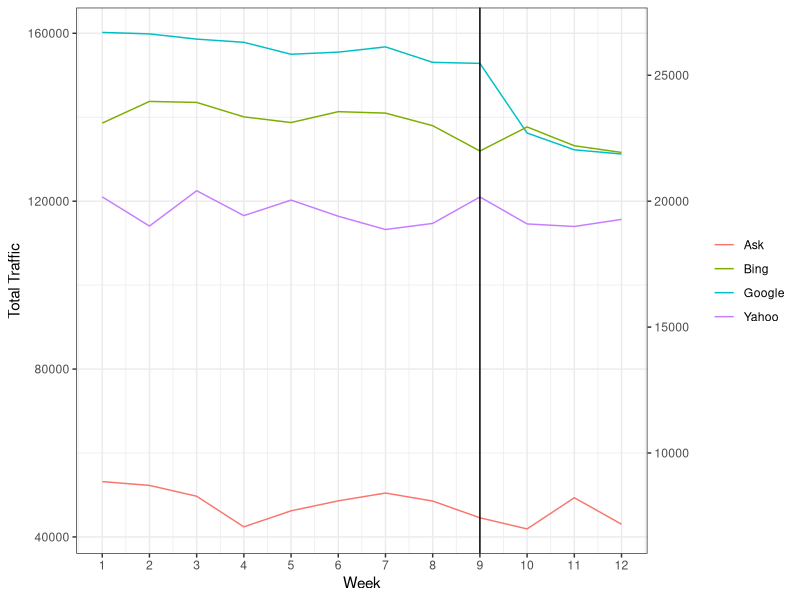

This chart was generated by the following R code:
## ---- chunk 1
knitr::opts_chunk$set(echo = TRUE)
## ---- chunk 2
library(dplyr)
library(plm)
library(pwr)
library(ggplot2)
## ---- chunk 3
data = read.csv('sponsored_ads.csv')
## ---- chunk 4

treatment_week = c(10,11,12)
data1 <- data %>% mutate(treatment=ifelse(search_engine=='goog',1,0),
         after=ifelse(week %in% treatment_week,1,0))

## ---- chunk 5
ROI = (21 * 0.12 * 100) - (100*0.6) / (100 * 0.6)
ROI
## ---- chunk 6
AdjROI =  (21 * 0.12 * 20) - (100*0.6) / (100 * 0.6)
AdjROI
## ---- chunk 7

# filter data for google
data_google<- data1 %>%
  filter(search_engine=="goog") 

l1 <- lm(log(tot_traffic) ~ after,data=data_google)
summary(l1)

## ---- chunk 8
temp1 =  data1 %>%  filter(search_engine %in%  c('bing')) %>% select(week,tot_traffic)
temp2=  data1 %>%  filter(search_engine %in%  c('yahoo')) %>% select(week,tot_traffic)
temp3 =  data1 %>%  filter(search_engine %in%  c('ask')) %>% select(week,tot_traffic)
ggplot(data1 %>% filter(search_engine == 'goog'),aes(x=week, y= tot_traffic, color = 'Google'))  +
  geom_line() +
  geom_line(aes(x=week, y= tot_traffic*6, color = 'Bing'),data = temp1) +
  geom_line(aes(x=week, y= tot_traffic*6, color = 'Yahoo'),data = temp2) +
  geom_line(aes(x=week, y= tot_traffic*6, color = 'Ask'),data = temp3) +
  geom_vline(xintercept = 9,type = '-')+
  xlim(1,12)+
  scale_y_continuous(sec.axis = sec_axis(~./6))+
  scale_x_continuous(breaks = seq(1, 12, by = 1))+
  labs(y="Total Traffic", x = "Week")+
  theme_bw()+
  theme(legend.title=element_blank())
## ---- chunk 9
did_dyn1 <- lm(tot_traffic ~ treatment + factor(week) + treatment * factor(week),data=data1)
summary(did_dyn1)
## ---- chunk 10
# test treatment effect using DiD, this is the real loss in clicks due to sponsored ads
did <- lm(tot_traffic ~ treatment + after + treatment * after, data=data1)
summary(did)
# Coefficients:
#   Estimate Std. Error t value Pr(>|t|)    
# (Intercept)      16992.2     1155.2  14.709  < 2e-16 ***
#   treatment       139640.5     2310.5  60.438  < 2e-16 ***
#   after             -677.2     2310.5  -0.293    0.771    
# treatment:after -22721.4     4620.9  -4.917 1.27e-05 ***
# conclusion: treatment effect is significant
## ---- chunk 11
# Traffic that would have landed in Bazaar.com even in absence of sponsored ads
did2 <- lm(avg_org ~ treatment + after + treatment * after, data=data1)
summary(did2)
## ---- chunk 12
Adjusted_ROI = (21 *0.12 * 0.7266999 - 0.6)/0.6
Adjusted_ROI
